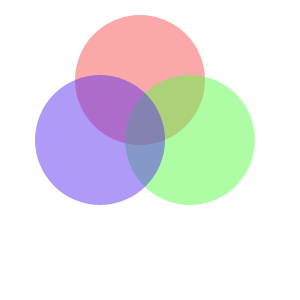
Frame 1 (no input)
Frame 60 (no input): identical to frame 1, image omitted
Frame 120 (the mouse pressed at the canvas centre since frame 60): identical to frame 1, image omitted

The p5.js sketch that drew this single still picture (run headless with seeded random() and noise() and a simulated clock; from frame 60 on, the mouse is pressed at the canvas centre):

// p5.js sketch
// ── sketch.js
//example 2 Teodora Alexandrescu

function setup() {
  createCanvas(300,300);
}

function draw ( ){
  background(255,255,255);
  noStroke();

  //pink-red circle
   fill (243,9,9,90);
   circle (140,80,130);

  //green circle
   fill (90,250,71,125);
   circle (190,140,130);

  //purple-blue circle
   fill (87,42,241,120);
   circle (100,140,130);
}
